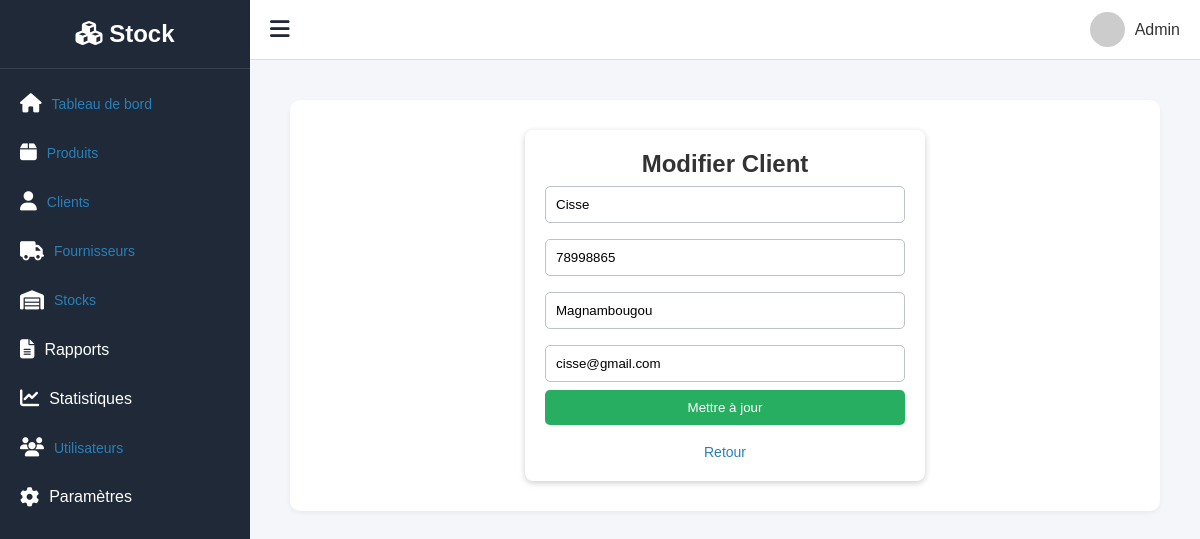
Page /clients/modifier_client/1/ on the committed database.
### client/models.py (models this page shows, shortened)
class Client(models.Model):
    nom = models.CharField(max_length=150)
    contact = models.CharField(max_length=100, blank=True, null=True)
    adresse = models.TextField(blank=True, null=True)
    email = models.EmailField(blank=True, null=True)

### client/views.py (the view, shortened to what this page needs)
# urls.py: path('modifier_client/<int:id>/', views.modifier_client, name='modifier_client'),
def modifier_client(request, id):
    client = get_object_or_404(Client, id=id)
    return render(request, 'clients/modifier_client.html', {
        'client': client,
        'titre': 'Modifier le client'
    })

### templates/clients/modifier_client.html (shortened to what this page needs)
{% extends 'gesstock/base.html' %}
{% block content %}
<div class="form-container">
    <h2>Modifier Client</h2>
    <form method="post">
        <input type="text" name="nom" value="{{ client.nom }}" required>
        <input type="text" name="contact" value="{{ client.contact }}">
        <input type="text" name="adresse" value="{{ client.adresse }}">
        <input type="email" name="email" value="{{ client.email }}">
        <button type="submit">Mettre à jour</button>
    </form>
    <br>
    <a href="{% url 'liste_clients' %}">Retour</a>
{% endblock content %}

### static/css/base.css (style rules this page uses)
* { margin: 0; padding: 0; box-sizing: border-box; font-family: "Poppins", sans-serif; }
body { display: flex; height: 100vh; background-color: #f4f6f9; color: #333; overflow-x: hidden; }

### static/css/client.css (style rules this page uses)
body { font-family: Arial, sans-serif; background: #f5f6fa; margin: 0; padding: 20px; }
h2 { color: #333; text-align: center; }

### static/css/ajouter_client.css (style rules this page uses)
body { background: #ecf0f1; font-family: Arial; padding: 20px; }
.form-container { width: 400px; background: white; margin: auto; padding: 20px; border-radius: 8px; box-shadow: 0 2px 6px rgba(0, 0, 0, 0.2); }
input, textarea, select { width: 100%; padding: 10px; margin: 8px 0; border: 1px solid #bdc3c7; border-radius: 5px; }
button { width: 100%; padding: 10px; background: #27ae60; color: white; border: none; border-radius: 5px; cursor: pointer; }
a { text-decoration: none; color: #2980b9; font-size: 14px; }

### static/css/fournisseur.css (style rules this page uses)
body { font-family: Arial, sans-serif; background:#f5f6fa; margin:0; padding:20px; }
h2 { color:#333; text-align:center; }

### static/css/supprimer_fournisseur.css (style rules this page uses)
body { font-family: Arial; background: #f5f6fa; padding: 20px; text-align: center; }
button { padding: 10px 20px; border: none; border-radius: 5px; cursor: pointer; }

### rows in the picture
Client: nom "Cisse", contact "78998865", adresse "Magnambougou", email "cisse@gmail.com"
